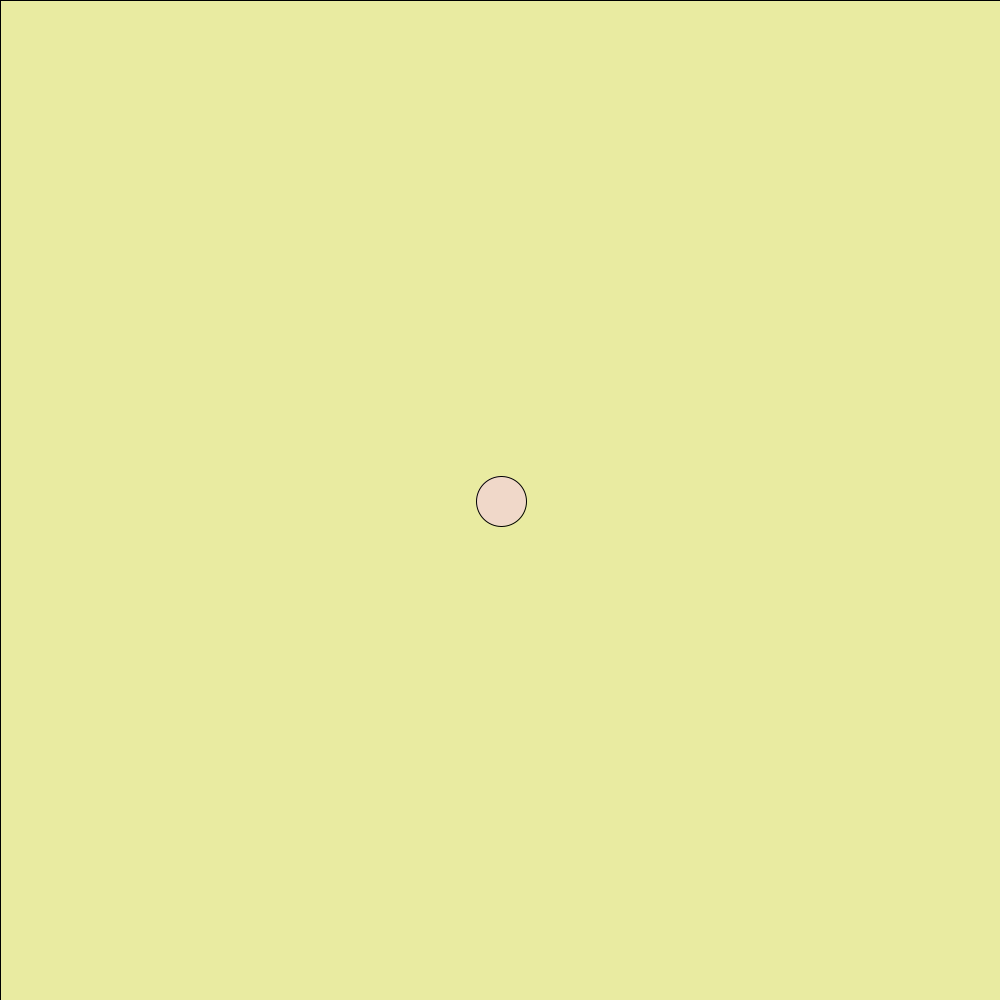
Frame 1 (no input)
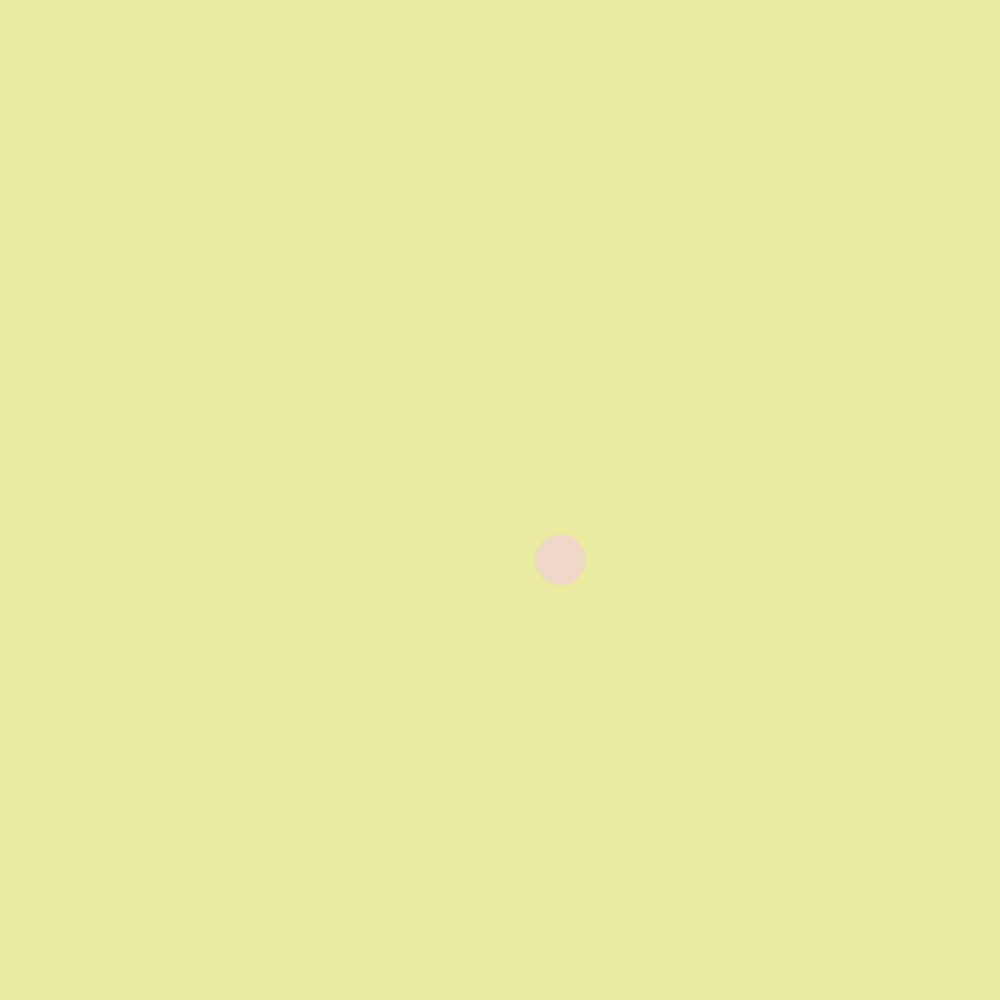
Frame 60 (the mouse pressed at the canvas centre just before this capture)
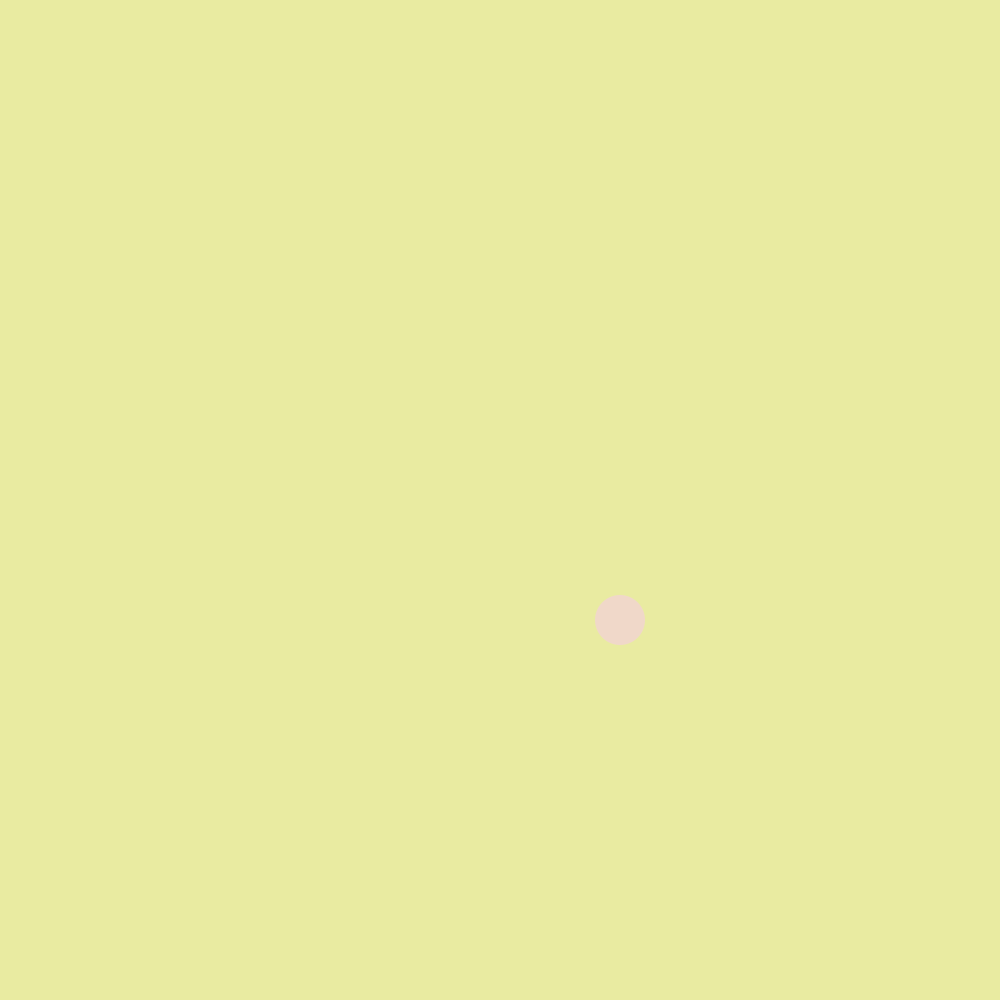
Frame 120 (the mouse held since frame 60 and released just before this capture)

The Processing sketch that drew these frames (run headless with seeded random() and noise(); from frame 60 on, the mouse is pressed at the canvas centre):

// Processing sketch: Magic_Worms
// ── Magic_Worms.pde
int linex = 500;
int liney = 500;
void draw (){
 liney ++;
 linex ++;
   background(243,245,168);
   fill(250,225,209);
  ellipse(linex,liney,50,50);
  
  makeMagical();
  }
 


void setup (){
    size(1000,1000);
    background(243,245,168);
  
  
  
}
float frequency = .001;
float noiseInterval = PI;

void makeMagical() {
     fill( 0, 0, 0, 10 );
     rect(0, 0, width, height);
     noStroke();
}

float getWormX(int i) {
     return map(noise(i*noiseInterval + frameCount * frequency), 0, 1, 0, width);
}

float getWormY(int i) {
     return map(noise(i*noiseInterval+1 + frameCount * frequency), 0, 1, 0, height);
}
